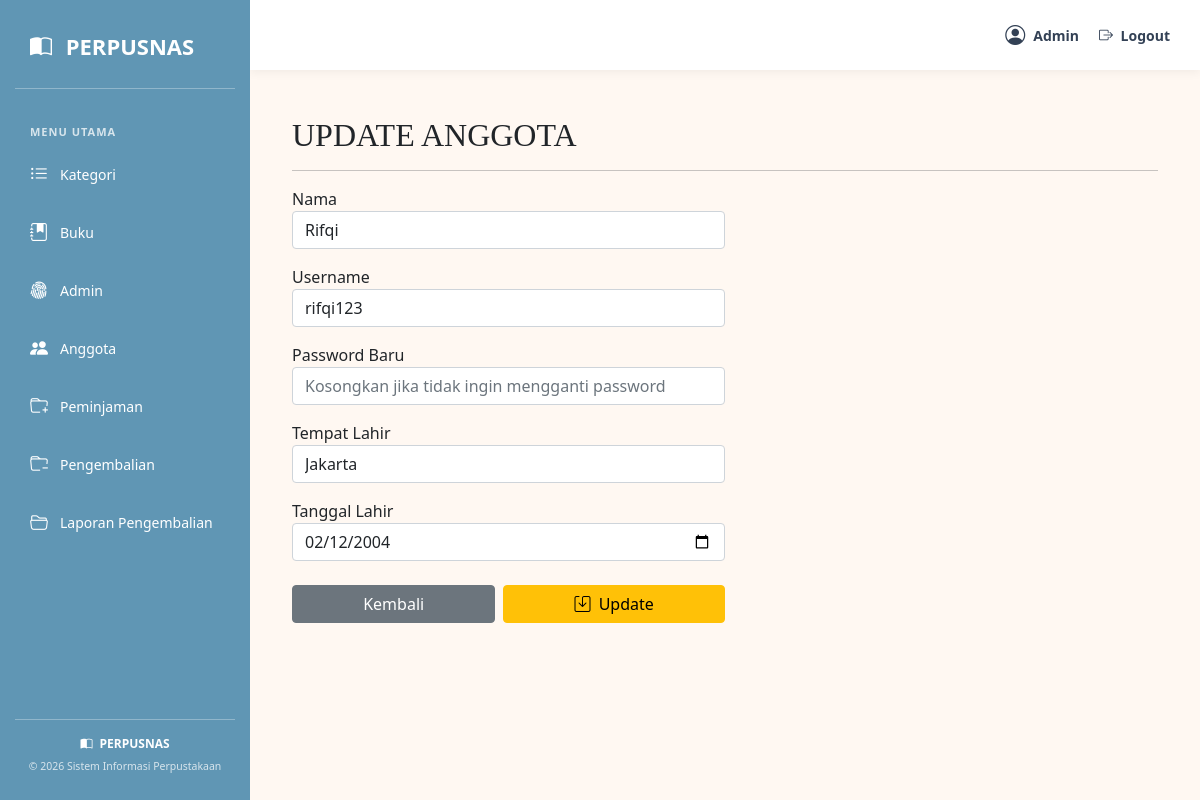
The app's page /loginadmin/index.php?f=anggota&m=update&id=3 (signed in) with its own data.
### tables this page shows
CREATE TABLE `t_anggota` (
  `f_id` int(11) NOT NULL,
  `f_nama` varchar(200) NOT NULL,
  `f_username` varchar(200) NOT NULL,
  `f_password` varchar(200) NOT NULL,
  `f_tempatlahir` varchar(100) NOT NULL,
  `f_tangallahir` date NOT NULL,
  `created_at` timestamp NOT NULL DEFAULT current_timestamp(),
  `updated_at` timestamp NOT NULL DEFAULT current_timestamp() ON UPDATE current_timestamp()
);

### dbcontroller.php (called while the page is built, shortened)
<?php class dbcontroller
{
    private $host = "127.0.0.1";
    private $user = "root";
    private $password = "";
    private $database = "perpus";
    private $koneksi;
    public function __construct()
    {
        $this->koneksi = $this->koneksiDB();
    }
    public function koneksiDB()
    {
        $koneksi = mysqli_connect($this->host, $this->user, $this->password, $this->database);
        return $koneksi;
    }
    public function getITEM($sql)
    {
        $result = mysqli_query($this->koneksi, $sql);
        $row = mysqli_fetch_assoc($result);
        return ($row);
    }
}

### anggota/update.php (the view, shortened to what this page needs)
<?php
$id = (int) $_GET['id'];
$sql = "SELECT * FROM t_anggota WHERE f_id=$id";
$row = $db->getITEM($sql);
?>
<div class="mt-3">
    <div class="container">
        <h2 style="font-family:Georgia, 'Times New Roman', Times, serif;">
            UPDATE ANGGOTA
        </h2>
        <hr>
        <form action="" method="post">
            <div class="form-group w-50 mt-3">
                <label>Nama</label>
                <input type="text" name="nama" required value="<?php echo htmlspecialchars($row['f_nama']); ?>"
                    class="form-control">
            </div>
            <div class="form-group w-50 mt-3">
                <label>Username</label>
                <input type="text" name="username" required value="<?php echo htmlspecialchars($row['f_username']); ?>"
                    class="form-control">
            </div>
            <div class="form-group w-50 mt-3">
                <label>Password Baru</label>
                <input type="password" name="password" placeholder="Kosongkan jika tidak ingin mengganti password"
                    class="form-control">
            </div>
            <div class="form-group w-50 mt-3">
                <label>Tempat Lahir</label>
                <input type="text" name="tempatlahir" required
                    value="<?php echo htmlspecialchars($row['f_tempatlahir']); ?>" class="form-control">
            </div>
            <div class="form-group w-50 mt-3">
                <label>Tanggal Lahir</label>
                <input type="date" name="tanggallahir" required
                    value="<?php echo htmlspecialchars($row['f_tangallahir']); ?>" class="form-control">
            </div>
            <br>
            <div class="w-50 d-flex gap-2">
                <a href="?f=anggota&m=select" class="btn btn-secondary flex-fill">
                    Kembali
                </a>
                <button type="submit" name="simpan" value="simpan" class="btn btn-warning flex-fill">
                    <i class="bi bi-save me-1"></i>
                    Update
                </button>
            </div>
        </form>
    </div>
</div>

### loginadmin/index.php (style rules this page uses)
* { box-sizing: border-box; }
body { background-color: #fff8f2; font-family: 'Segoe UI', Arial, sans-serif; margin: 0; }

### records on screen
t_anggota: nama "Rifqi", username "rifqi123", tempatlahir "Jakarta", tanggallahir "02/12/2004"

### other values on screen
$_SESSION['f_nama'] "Admin"
